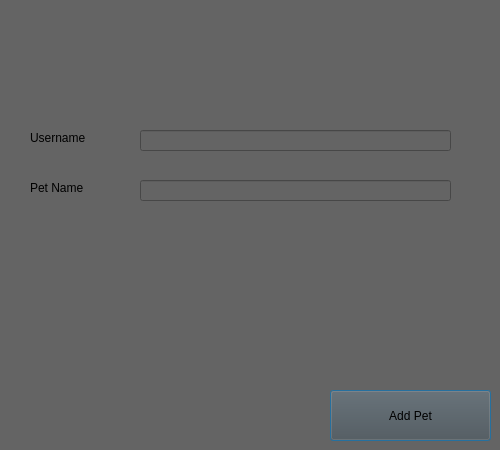
<?xml version="1.0" encoding="UTF-8"?>
<ui version="4.0">
 <class>Dialog</class>
 <widget class="QDialog" name="Dialog">
  <property name="geometry">
   <rect>
    <x>0</x>
    <y>0</y>
    <width>500</width>
    <height>450</height>
   </rect>
  </property>
  <property name="windowTitle">
   <string>Dialog</string>
  </property>
  <property name="styleSheet">
   <string notr="true">background-color: rgb(100, 100, 100);</string>
  </property>
  <widget class="QPushButton" name="petAddButton">
   <property name="geometry">
    <rect>
     <x>330</x>
     <y>390</y>
     <width>161</width>
     <height>51</height>
    </rect>
   </property>
   <property name="styleSheet">
    <string notr="true">background-color: rgb(80, 80, 80);
font: 12pt &quot;MS Shell Dlg 2&quot;;</string>
   </property>
   <property name="text">
    <string>Add Pet</string>
   </property>
  </widget>
  <widget class="QLineEdit" name="PetNamePet">
   <property name="geometry">
    <rect>
     <x>140</x>
     <y>180</y>
     <width>311</width>
     <height>21</height>
    </rect>
   </property>
   <property name="text">
    <string/>
   </property>
  </widget>
  <widget class="QLabel" name="label_4">
   <property name="geometry">
    <rect>
     <x>30</x>
     <y>180</y>
     <width>91</width>
     <height>16</height>
    </rect>
   </property>
   <property name="styleSheet">
    <string notr="true">font: 16pt &quot;Calibri&quot;;</string>
   </property>
   <property name="text">
    <string>Pet Name</string>
   </property>
  </widget>
  <widget class="QLabel" name="label_5">
   <property name="geometry">
    <rect>
     <x>30</x>
     <y>130</y>
     <width>91</width>
     <height>16</height>
    </rect>
   </property>
   <property name="styleSheet">
    <string notr="true">font: 16pt &quot;Calibri&quot;;</string>
   </property>
   <property name="text">
    <string>Username</string>
   </property>
  </widget>
  <widget class="QLineEdit" name="UsernamePet">
   <property name="geometry">
    <rect>
     <x>140</x>
     <y>130</y>
     <width>311</width>
     <height>21</height>
    </rect>
   </property>
   <property name="text">
    <string/>
   </property>
  </widget>
 </widget>
 <resources/>
 <connections/>
</ui>
